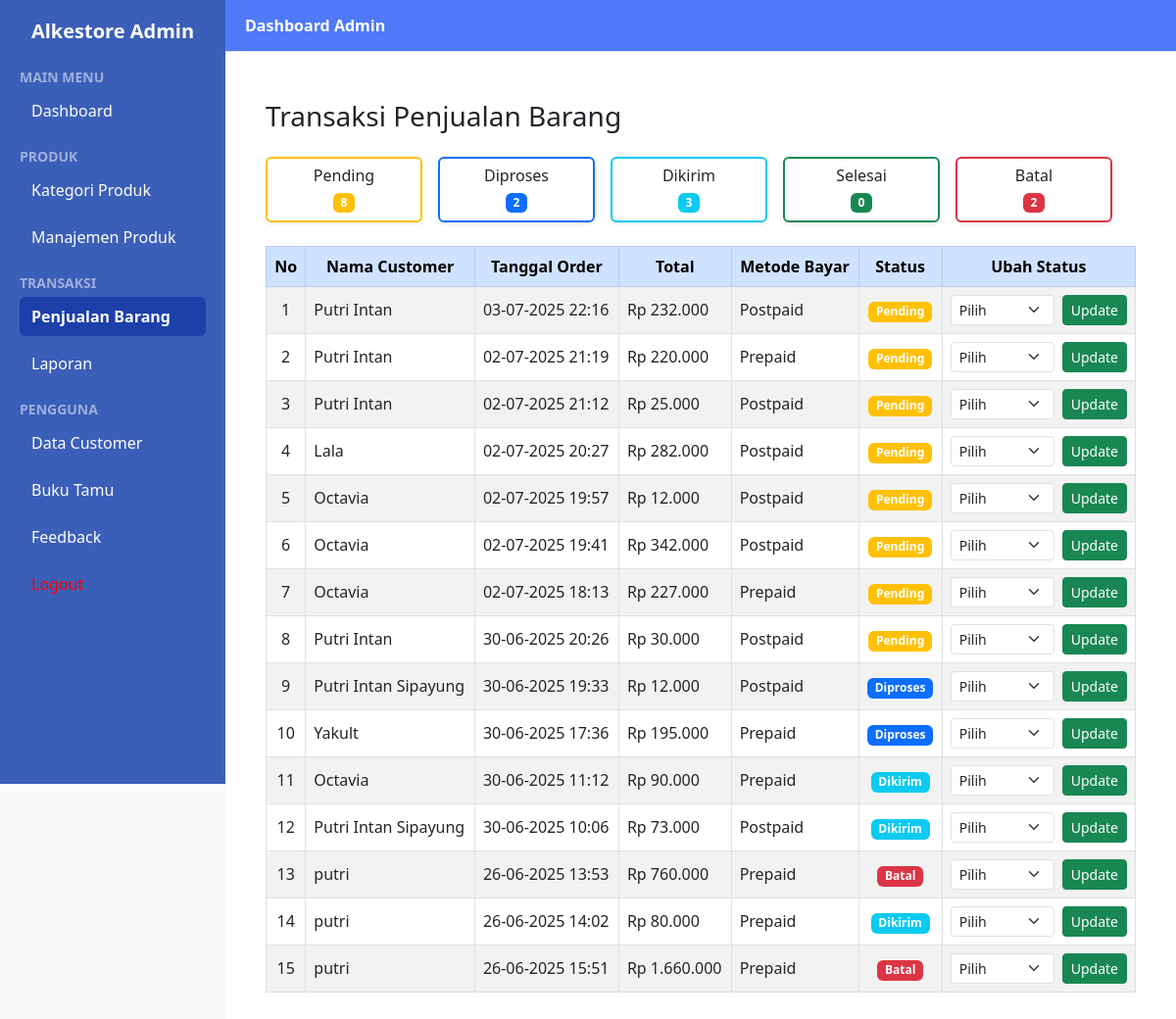
/dashboard_admin.php?page=penjualan_barang (signed in), run on the app's committed database.
### tables this page shows
CREATE TABLE `tbl_orders` (
  `id` int(11) NOT NULL,
  `user_id` int(11) NOT NULL,
  `order_date` datetime DEFAULT current_timestamp(),
  `paypal_id` varchar(100) DEFAULT NULL,
  `bank_name` varchar(100) DEFAULT NULL,
  `payment_method` enum('Prepaid','Postpaid') DEFAULT NULL,
  `total` decimal(12,2) DEFAULT NULL,
  `user_name` varchar(100) DEFAULT NULL,
  `user_address` text DEFAULT NULL,
  `contact_no` varchar(20) DEFAULT NULL,
  `created_at` datetime DEFAULT current_timestamp(),
  `status_pengiriman` enum('pending','diproses','dikirim','selesai','batal') DEFAULT 'pending'
);

### dashboard_admin.php (called while the page is built, shortened)
<?php
include 'app/views/admin/dashboard_admin.php';

### app/views/admin/penjualan_barang.php (the view, shortened to what this page needs)
<?php
$conn = new mysqli("localhost", "root", "", "db_kasir");
$where = "";
$statusCounts = [];
$resultCount = $conn->query("SELECT status_pengiriman, COUNT(*) as total FROM tbl_orders GROUP BY status_pengiriman");
while ($r = $resultCount->fetch_assoc()) {
    $statusCounts[$r['status_pengiriman']] = $r['total'];
}
$orders = $conn->query("SELECT * FROM tbl_orders $where ORDER BY created_at DESC");
$allStatuses = ['pending' => 'warning', 'diproses' => 'primary', 'dikirim' => 'info', 'selesai' => 'success', 'batal' => 'danger'];
?>
<!DOCTYPE html>
<html lang="id">
<head>
    <link href="https://cdn.jsdelivr.net/npm/bootstrap@5.3.0/dist/css/bootstrap.min.css" rel="stylesheet">
</head>
<body class="bg-light">
<div class="container-fluid px-0 mt-4">
    <div class="px-3">
        <h3 class="mb-4">Transaksi Penjualan Barang</h3>
        <div class="mb-4 d-flex flex-wrap gap-3">
            <?php foreach ($allStatuses as $status => $color): ?>
                <div class="card border-<?= $color ?> border-2 shadow-sm" style="width: 160px;">
                    <div class="card-body text-center p-2">
                        <h6 class="mb-1"><?= ucfirst($status) ?></h6>
                        <span class="badge bg-<?= $color ?>"><?= $statusCounts[$status] ?? 0 ?></span>
                    </div>
                </div>
            <?php endforeach; ?>
        </div>
        <div class="table-responsive">
            <table class="table table-bordered table-striped align-middle">
                <thead class="table-primary text-center">
                <tr>
                    <th>No</th>
                    <th>Nama Customer</th>
                    <th>Tanggal Order</th>
                    <th>Total</th>
                    <th>Metode Bayar</th>
                    <th>Status</th>
                    <th>Ubah Status</th>
                </tr>
                </thead>
                <tbody>
                <?php $no = 1; while ($row = $orders->fetch_assoc()): ?>
                    <tr>
                        <td class="text-center"><?= $no++ ?></td>
                        <td><?= htmlspecialchars($row['user_name']) ?></td>
                        <td><?= date('d-m-Y H:i', strtotime($row['order_date'])) ?></td>
                        <td>Rp <?= number_format($row['total'], 0, ',', '.') ?></td>
                        <td><?= htmlspecialchars($row['payment_method']) ?></td>
                        <td class="text-center">
                            <span class="badge bg-<?= match($row['status_pengiriman']) {
                                'pending' => 'warning',
                                'diproses' => 'primary',
                                'dikirim' => 'info',
                                'selesai' => 'success',
                                'batal' => 'danger',
                                default => 'secondary'
                            } ?>">
                                <?= ucfirst($row['status_pengiriman']) ?>
                            </span>
                        </td>
                        <td>
                            <form method="POST" class="d-flex">
                                <select name="new_status" class="form-select form-select-sm me-2" required>
                                    <option disabled selected>Pilih</option>
                                </select>
                                <button type="submit" class="btn btn-sm btn-success">Update</button>
                            </form>
                        </td>
                    </tr>
                <?php endwhile; ?>
                </tbody>
            </table>
        </div>
    </div>
</div>
</body>
</html>

### app/views/admin/dashboard_admin.php (style rules this page uses)
body { margin: 0; font-family: 'Segoe UI', sans-serif; background-color: #f8f9fc; }

### data on the page
tbl_orders: user_name "Putri Intan", order_date "03-07-2025 22:16", total "232.000", payment_method "Postpaid", status_pengiriman "Pending"
tbl_orders: user_name "Putri Intan", order_date "02-07-2025 21:19", total "220.000", payment_method "Prepaid", status_pengiriman "Pending"
tbl_orders: user_name "Putri Intan", order_date "02-07-2025 21:12", total "25.000", payment_method "Postpaid", status_pengiriman "Pending"
tbl_orders: user_name "Lala", order_date "02-07-2025 20:27", total "282.000", payment_method "Postpaid", status_pengiriman "Pending"
tbl_orders: user_name "Octavia", order_date "02-07-2025 19:57", total "12.000", payment_method "Postpaid", status_pengiriman "Pending"
tbl_orders: user_name "Octavia", order_date "02-07-2025 19:41", total "342.000", payment_method "Postpaid", status_pengiriman "Pending"
tbl_orders: user_name "Octavia", order_date "02-07-2025 18:13", total "227.000", payment_method "Prepaid", status_pengiriman "Pending"
tbl_orders: user_name "Putri Intan", order_date "30-06-2025 20:26", total "30.000", payment_method "Postpaid", status_pengiriman "Pending"
tbl_orders: user_name "Putri Intan Sipayung", order_date "30-06-2025 19:33", total "12.000", payment_method "Postpaid", status_pengiriman "Diproses"
tbl_orders: user_name "Yakult", order_date "30-06-2025 17:36", total "195.000", payment_method "Prepaid", status_pengiriman "Diproses"
tbl_orders: user_name "Octavia", order_date "30-06-2025 11:12", total "90.000", payment_method "Prepaid", status_pengiriman "Dikirim"
tbl_orders: user_name "Putri Intan Sipayung", order_date "30-06-2025 10:06", total "73.000", payment_method "Postpaid", status_pengiriman "Dikirim"
tbl_orders: user_name "putri", order_date "26-06-2025 13:53", total "760.000", payment_method "Prepaid", status_pengiriman "Batal"
tbl_orders: user_name "putri", order_date "26-06-2025 14:02", total "80.000", payment_method "Prepaid", status_pengiriman "Dikirim"
tbl_orders: user_name "putri", order_date "26-06-2025 15:51", total "1.660.000", payment_method "Prepaid", status_pengiriman "Batal"

### other printed values
$status "Pending"
$statusCounts[$status] "8"
$status "Diproses"
$statusCounts[$status] "2"
$status "Dikirim"
$statusCounts[$status] "3"
$status "Selesai"
$statusCounts[$status] "0"
$status "Batal"
